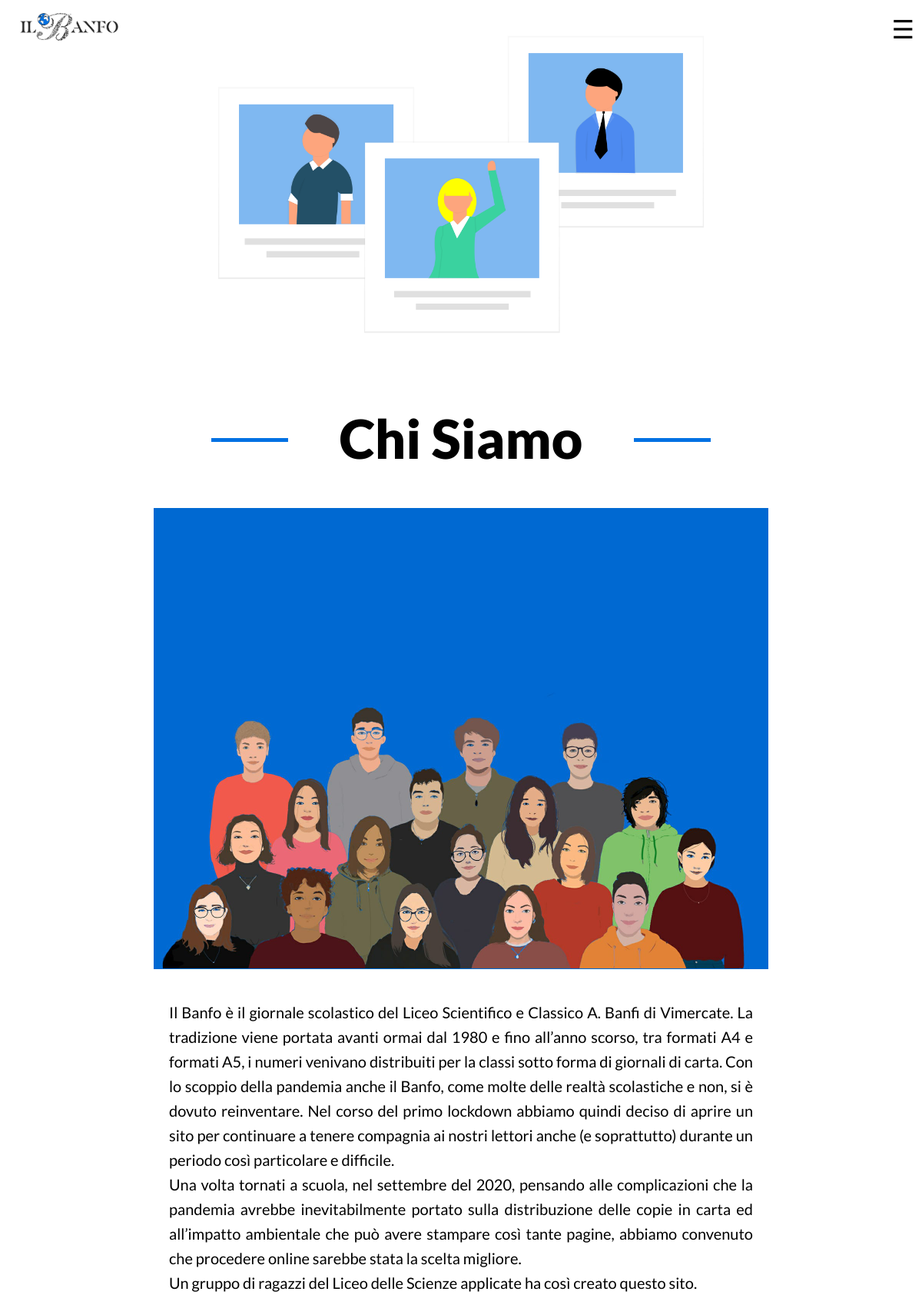
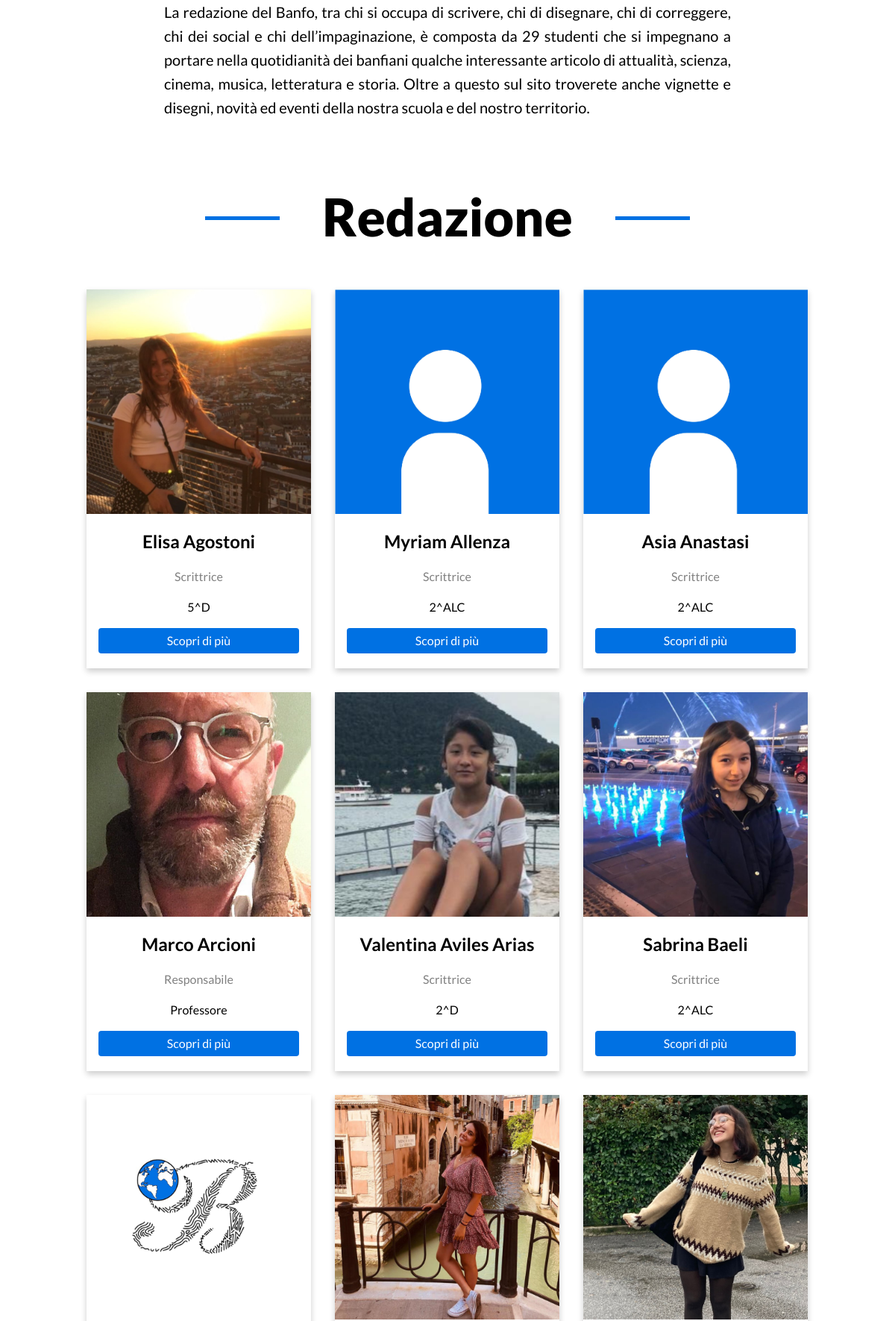
Page /pagine/redazione.php (upper part) on the committed database (2 pictures, top to bottom).
### tables this page shows
CREATE TABLE `redazione` (
  `codice` int(11) NOT NULL,
  `nome` varchar(50) NOT NULL,
  `cognome` varchar(50) NOT NULL,
  `classe` varchar(50) NOT NULL,
  `professione` varchar(50) NOT NULL,
  `attivo` tinyint(1) NOT NULL DEFAULT 1
);

### htdocs/pagine/redazione.php (the view, shortened to what this page needs)
<!DOCTYPE html>
<html lang="en">
<head>
  <link rel="stylesheet" href="https://cdnjs.cloudflare.com/ajax/libs/normalize/8.0.1/normalize.min.css">
  <link rel="stylesheet" href="https://unpkg.com/swiper/swiper-bundle.min.css">
  <link rel="stylesheet" href="../css/style.css">
</head>
<body>
    <div class="cont_menu">
        <div class="header_menu clearfix">
          <div class="menu_logo">
            <a href="../index.php"><img src="../immagini/ilbanfotipo.png" alt=""></a>
          </div>
          <div class="menu_hamburger">
            <span onclick="openNav()">&#9776;</span>
          </div>
        </div>
    </div>
    <div class="banner_singolo_argomento">
      <img src="../immagini/chisiamotop.png">
    </div>
<div class="chisiamo_container">
  <div class="chisiamo_container_in">
    <div class="chisiamo_titolo">
      <h1 class="big-text"><span>Chi Siamo</span></h1>
    </div>
    <div class="chisiamo__immagine">
      <img src="../immagini/redazione.jpg">
    </div>
    <div class="chisiamo_testo">
    <p class="normal-text">Il Banfo è il giornale scolastico del Liceo Scientifico e Classico A. Banfi di Vimercate. La tradizione viene portata avanti ormai dal 1980 e fino all’anno scorso, tra formati A4 e formati A5, i numeri venivano distribuiti per la classi sotto forma di giornali di carta. Con lo scoppio della pandemia anche il Banfo, come molte delle realtà scolastiche e non, si è dovuto reinventare. Nel corso del primo lockdown abbiamo quindi deciso di aprire un sito per continuare a tenere compagnia ai nostri lettori anche (e soprattutto) durante un periodo così particolare e difficile. <br>
Una volta tornati a scuola, nel settembre del 2020, pensando alle complicazioni che la pandemia avrebbe inevitabilmente portato sulla distribuzione delle copie in carta ed all’impatto ambientale che può avere stampare così tante pagine, abbiamo convenuto che procedere online sarebbe stata la scelta migliore.<br>
Un gruppo di ragazzi del Liceo delle Scienze applicate ha così creato questo sito.<br>
La redazione del Banfo, tra chi si occupa di scrivere, chi di disegnare, chi di correggere, chi dei social e chi dell’impaginazione, è composta da 29 studenti che si impegnano a portare nella quotidianità dei banfiani qualche interessante articolo di attualità, scienza, cinema, musica, letteratura e storia. Oltre a questo sul sito troverete anche vignette e disegni, novità ed eventi della nostra scuola e del nostro territorio.
</p>
    </div>
  </div>
</div>
<div class="chisiamo_container">
  <div class="chisiamo_container_in">
    <div class="chisiamo_titolo">
      <h1 class=" big-text"><span>Redazione</span></h1>
    </div>
    <div class="riga">
        <?php
            $conn = new mysqli("localhost","studente","pass_studente_banfi","banfo");
            $sql = "	SELECT codice, nome, cognome, professione, classe
                        FROM redazione
                        ORDER BY cognome";
            $ris = $conn->query($sql) or die("<p>Query fallita! ".$conn->error."</p>");
            if ($ris->num_rows > 0) {
                while($row = $ris->fetch_assoc()) {
                  if(file_exists("../immagini/".$row["nome"]."_".$row["cognome"].".jpg")){
                    echo "
                        <div class='Red_colonna aligncenter'>
                            <div class='Red_singolo-membro'>
                                <div class='Red_singolo_membro_img'>
                                    <img src='../immagini/".$row["nome"]."_".$row["cognome"].".jpg'>
                                </div>
                                <div class='Red_contenitore_membro'>
                                    <h2>".$row["nome"]." ".$row["cognome"]."</h2>
                                    <p class='Red_professione'>".$row["professione"]."</p>
                                    <p>".$row["classe"]."</p>
                                    <a href='membro.php?membro=".$row["codice"]."'><button class='il_mio_bottone'><span>Scopri di più  </span></button></a>
                                </div>
                            </div>
                        </div>
                    ";
                  }else{
                    echo "
                        <div class='Red_colonna aligncenter'>
                            <div class='Red_singolo-membro'>
                                <div class='Red_singolo_membro_img'>
                                    <img src='../immagini/user.jpg'>
                                </div>
                                <div class='Red_contenitore_membro'>
                                    <h2>".$row["nome"]." ".$row["cognome"]."</h2>
                                    <p class='Red_professione'>".$row["professione"]."</p>
                                    <p>".$row["classe"]."</p>
                                    <a href='membro.php?membro=".$row["codice"]."'><button class='il_mio_bottone'><span>Scopri di più  </span></button></a>
                                </div>
                            </div>
                        </div>
                    ";
                  }
                }
            }
        ?>
    </div>
  </div>
</div>
</body>
</html>

### htdocs/css/style.css (style rules this page uses)
body { font-family: 'Lato', sans-serif; font-size: 16px; }
a { text-decoration: none; }
h1, h2, h3, h4, h5, p { color: #000; }
p { line-height: 25px; font-weight: 400; }
h1 { margin: 50px auto; max-width: 650px; position: relative; }
h1:before { content: ""; display: block; width: 100px; height: 5px; background: #0071e3; position: absolute; left: 0; top: 50%; z-index: -2; }
h1:after { content: ""; display: block; width: 100px; height: 5px; background: #0071e3; position: absolute; right: 0; top: 50%; z-index: -2; }
.big-text { font-size: 70px; font-weight: 900; }
.normal-text { font-size: 20px; line-height: 1.6; }
.aligncenter { text-align: center; }
.header_menu { position: fixed; z-index: 100; top: 0; left: 50%; transform: translateX(-50%); display: flex; align-items: center; justify-content: left; width: 100%; max-width: 1200px; height: 70px; background-color: transparent; }
.menu_logo { width: 50px; justify-self: left; height: 100%; }
.menu_logo img { display: block; height: 100%; width: auto; padding: 10px 15px; }
.menu_hamburger { margin-left: auto; font-size: 33px; height: 75%; cursor: pointer; padding: 10px; }
.il_mio_bottone { border-radius: 4px; background-color: #0071e3; border: none; color: #fff; text-align: center; transition: all 0.5s; cursor: pointer; width: 100%; padding: 8px 0; margin-bottom: 20px; }
.il_mio_bottone span { cursor: pointer; display: inline-block; position: relative; transition: 0.5s; }
.il_mio_bottone span:after { content: '\00bb'; position: absolute; opacity: 0; top: 0; right: -20px; transition: 0.5s; }
.chisiamo_container { width: 100%; margin: 0 auto; }
.chisiamo_container_in { max-width: 1000px; margin: 0 auto; }
.chisiamo_titolo { text-align: center; }
.chisiamo__immagine { width: 80%; margin: 0 auto; }
.chisiamo__immagine img { max-width: 100%; max-height: 100%; display: block; }
.chisiamo_testo { width: 80%; margin: 0 auto; text-align: justify; }
.Red_colonna { float: left; width: 33.3%; margin-bottom: 16px; padding: 0 8px; }
.Red_singolo-membro { box-shadow: 0 4px 8px 0 rgba(0, 0, 0, 0.2); margin: 8px; }
.Red_contenitore_membro { padding: 0 16px; }
.Red_singolo_membro_img { margin: 0 auto; }
.Red_singolo_membro_img img { width: 100%; }
.Red_contenitore_membro::after, .riga::after { content: ""; clear: both; display: table; }
.Red_professione { color: grey; }
.banner_singolo_argomento { width: 100%; height: 60vh; }
.banner_singolo_argomento img { margin: 0 auto; display: block; height: 100%; }
.chisiamo_testo { width: 80%; margin: 0 auto; text-align: justify; padding: 20px; }
.clearfix::after { visibility: hidden; display: block; font-size: 0; content: " "; clear: both; height: 0; }
*, *:before, *:after { -webkit-box-sizing: border-box; -moz-box-sizing: border-box; box-sizing: border-box; }

### rows in the picture
redazione: nome+cognome (picture), nome "Elisa", cognome "Agostoni", professione "Scrittrice", classe "5^D"
redazione: nome "Myriam", cognome "Allenza", professione "Scrittrice", classe "2^ALC"
redazione: nome "Asia", cognome "Anastasi", professione "Scrittrice", classe "2^ALC"
redazione: nome+cognome (picture), nome "Marco", cognome "Arcioni", professione "Responsabile", classe "Professore"
redazione: nome+cognome (picture), nome "Valentina", cognome "Aviles Arias", professione "Scrittrice", classe "2^D"
redazione: nome+cognome (picture), nome "Sabrina", cognome "Baeli", professione "Scrittrice", classe "2^ALC"
redazione: cognome (picture)
redazione: nome+cognome (picture)
redazione: nome+cognome (picture)
